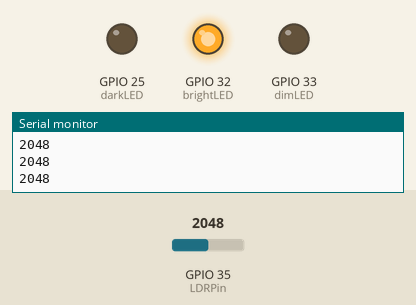
This sketch was run on a simulated ESP32. Shown: output pins drawn as LEDs (lit = HIGH), the last lines printed to the serial monitor. The inputs (shaded band) are chosen by the test bench; at power-on: GPIO 35 (LDRPin) = 2048.

Above: at 1.2 s.
1.3 s: GPIO 35 (LDRPin) set to 1065
2.8 s: GPIO 35 (LDRPin) set to 960
At 3.7 s:
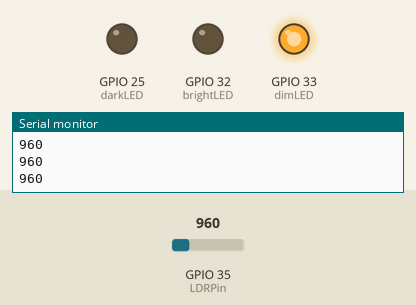
4.3 s: GPIO 35 (LDRPin) set to 543
5.8 s: GPIO 35 (LDRPin) set to 476
At 7.0 s:
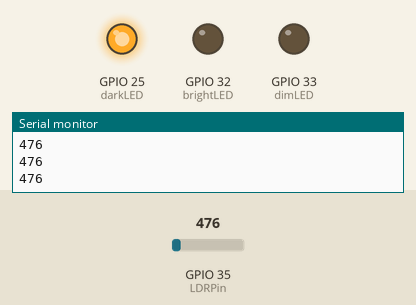
7.3 s: GPIO 35 (LDRPin) set to 540
At 8.4 s:
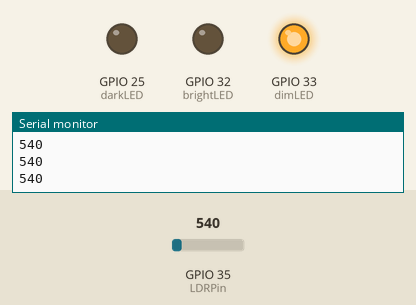
8.8 s: GPIO 35 (LDRPin) set to 491
At 9.5 s:
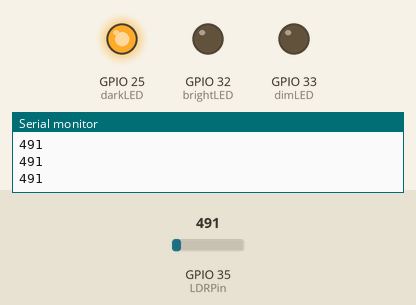
Timing chart, 0 to 11.3 s (numbered marks = the images above; inputs shaded):
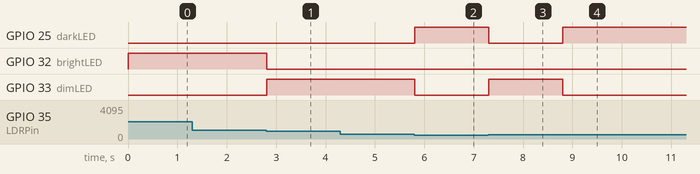

The sketch:

kegiatan1.ino
```cpp
#include <Arduino.h>

const int LDRPin = 35;
const int darkLED = 25;
const int dimLED = 33;
const int brightLED = 32;

void setup() {
  pinMode(darkLED, OUTPUT);
  pinMode(dimLED, OUTPUT);
  pinMode(brightLED, OUTPUT);
  Serial.begin(9600);
}

void loop() {
  int sensorValue = analogRead(LDRPin);
  Serial.println(sensorValue);

  if (sensorValue < 500) {
    // Cahaya gelap
    digitalWrite(darkLED, HIGH);
    digitalWrite(dimLED, LOW);
    digitalWrite(brightLED, LOW);
  } else if (sensorValue >= 500 && sensorValue < 1000) {
    // Cahaya redup
    digitalWrite(darkLED, LOW);
    digitalWrite(dimLED, HIGH);
    digitalWrite(brightLED, LOW);
  } else {
    // Cahaya terang
    digitalWrite(darkLED, LOW);
    digitalWrite(dimLED, LOW);
    digitalWrite(brightLED, HIGH);
  }
}
```

Measured:
- the behaviour switches between 1000 and 999 on GPIO 35 (LDRPin) (found by bisection; images 0 and 1)
- the behaviour switches between 500 and 499 on GPIO 35 (LDRPin) (found by bisection; images 1 and 2)
- after the input at 2.8 s, GPIO 32 (brightLED): HIGH → LOW at once; GPIO 33 (dimLED): LOW → HIGH at once
- after the input at 5.8 s, GPIO 25 (darkLED): LOW → HIGH at once; GPIO 33 (dimLED): HIGH → LOW at once
- after the input at 7.3 s, GPIO 25 (darkLED): HIGH → LOW at once; GPIO 33 (dimLED): LOW → HIGH at once
- after the input at 8.8 s, GPIO 25 (darkLED): LOW → HIGH at once; GPIO 33 (dimLED): HIGH → LOW at once
